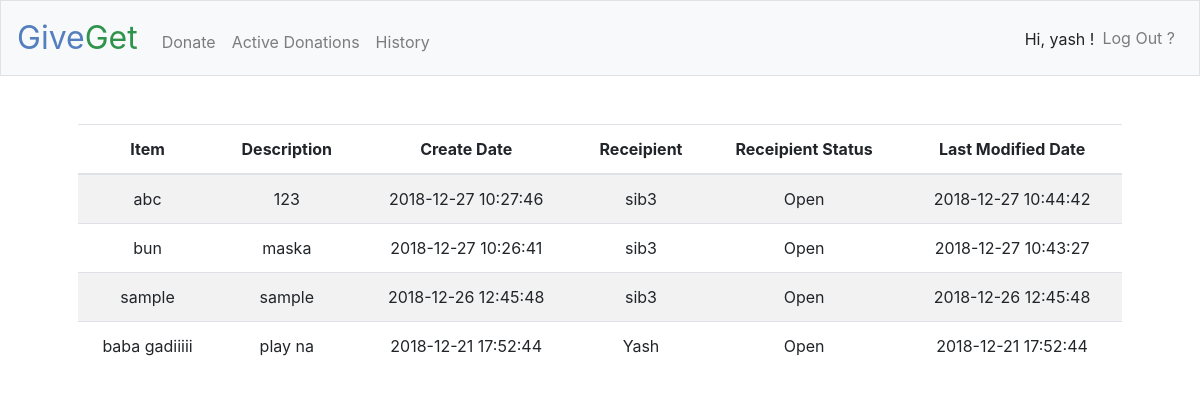
The app's page /users/1/active-donations (signed in) with its own data.
### tables this page shows
CREATE TABLE IntendedReceipients
(
id INTEGER PRIMARY KEY AUTOINCREMENT,
create_date DATETIME,
modified_date DATETIME,
rank INTEGER NOT NULL,
status VARCHAR(30) NOT NULL,
donation_id INTEGER,
user_id INTEGER,
FOREIGN KEY(donation_id) REFERENCES Donation(id), 
FOREIGN KEY(user_id) REFERENCES User(id)
);

CREATE TABLE 'Donation' (
id INTEGER PRIMARY KEY AUTOINCREMENT,
create_date DATETIME,'modified_date' DATETIME,
status VARCHAR(30) NOT NULL,
title VARCHAR(300) NOT NULL,
note VARCHAR(500),
user_id INTEGER,
item_id INTEGER,
FOREIGN KEY(user_id) REFERENCES User(id), 
FOREIGN KEY(item_id) REFERENCES ItemType(id)
);

CREATE TABLE 'User' (
id INTEGER PRIMARY KEY AUTOINCREMENT,
user_name VARCHAR(100) NOT NULL,
name VARCHAR(100) NOT NULL,
address_line1 VARCHAR(200) NOT NULL,
address_line2 VARCHAR(200),
city VARCHAR(200) NOT NULL,
pincode VARCHAR(25) NOT NULL,
state VARCHAR(200) NOT NULL,
country VARCHAR(200) NOT NULL,
latitude      double,
longitude     double,
is_active boolean DEFAULT 'true'
, 'user_type'  varchar(200) NOT NULL  , 'password'  varchar(300) NOT NULL  , 'email_id' varchar(200));

### app.py (the view)
@app.route("/users/<int:user_id>/active-donations")
@login_required
def active_donations(user_id):
    if request.method == "GET":
        donations = db.execute("""
        SELECT
            d.title AS donation_title,
            d.note AS donation_instructions,
            d.create_date AS donation_create_date,
            ir.status AS recipient_status,
            ir.modified_date AS recipient_modified_date,
            iru.name AS recipient
        FROM
            user AS u inner JOIN donation d on d.user_id = u.id And d.status='Open' AND u.id=:user_id
            left outer join IntendedReceipients as ir on d.id = ir.donation_id AND ir.status IN ('Open', 'Accept')
            inner join user as iru on ir.user_id = iru.id
        ORDER BY ir.modified_date DESC
        """, user_id=user_id)
        return render_template("view_active_donations.html", donations=donations)

### app.py (called while the page is built)
@app.after_request
def after_request(response):
    response.headers["Cache-Control"] = "no-cache, no-store, must-revalidate"
    response.headers["Expires"] = 0
    response.headers["Pragma"] = "no-cache"
    return response

### helpers.py (called while the page is built)
def login_required(f):
    @wraps(f)
    def decorated_function(*args, **kwargs):
        if session.get("user_id") is None:
            return redirect("/login")
        return f(*args, **kwargs)
    return decorated_function

### templates/view_active_donations.html (shortened to what this page needs)
{% extends "layout.html" %}
{% block main %}
    <table class="table table-striped">
        <thead>
            <tr>
                <th>Item</th>
                <th>Description</th>
                <th>Create Date</th>
                <th>Receipient</th>
                <th>Receipient Status</th>
                <th>Last Modified Date</th>
            </tr>
        </thead>
        <tbody>
            {% for donation in donations %}
                <tr>
                    <td>{{ donation.donation_title }}</td>
                    <td>{{ donation.donation_instructions }}</td>
                    <td>{{ donation.donation_create_date }}</td>
                    <td>{{ donation.recipient }}</td>
                    <td>{{ donation.recipient_status }}</td>
                    <td>{{ donation.recipient_modified_date }}</td>
                </tr>
            {% endfor %}
        </tbody>
    </table>
{% endblock %}

### records on screen
IntendedReceipients: donation_title "abc", donation_instructions "123", donation_create_date "2018-12-27 10:27:46", recipient "sib3", recipient_status "Open", recipient_modified_date "2018-12-27 10:44:42"
IntendedReceipients: donation_title "bun", donation_instructions "maska", donation_create_date "2018-12-27 10:26:41", recipient "sib3", recipient_status "Open", recipient_modified_date "2018-12-27 10:43:27"
IntendedReceipients: donation_title "sample", donation_instructions "sample", donation_create_date "2018-12-26 12:45:48", recipient "sib3", recipient_status "Open", recipient_modified_date "2018-12-26 12:45:48"
IntendedReceipients: donation_title "baba gadiiiii", donation_instructions "play na", donation_create_date "2018-12-21 17:52:44", recipient "Yash", recipient_status "Open", recipient_modified_date "2018-12-21 17:52:44"

### other values on screen
{{ session.user_name }} "yash"
